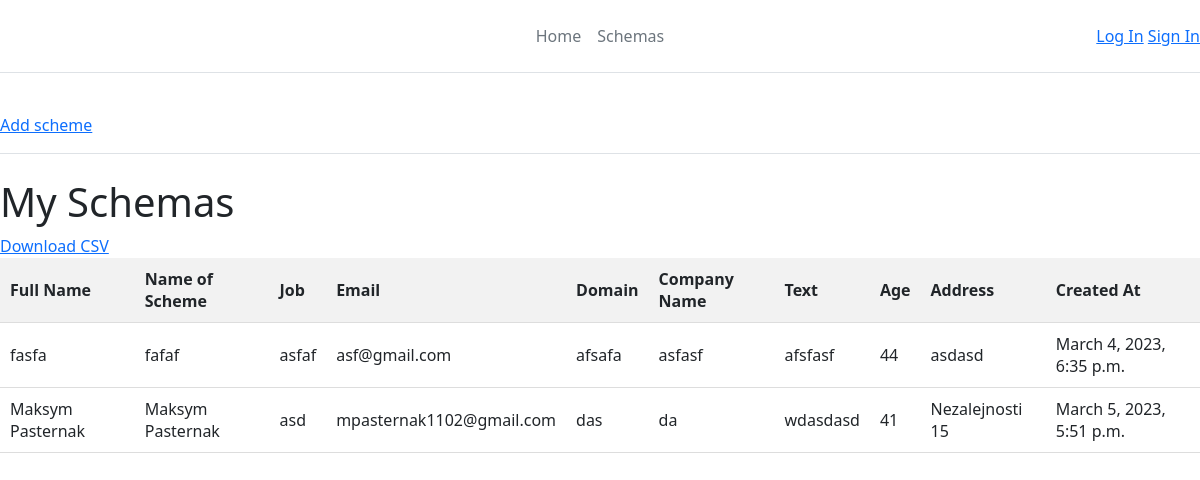
The app's page /schemas/ with its own data.
### main/models.py (models this page shows, shortened)
class Scheme(models.Model):
    full_name = models.CharField(max_length=65, verbose_name='Full name')
    name_scheme = models.CharField(max_length=40, verbose_name='Name of scheme')
    job = models.CharField(max_length=100, verbose_name='Job')
    email = models.EmailField(verbose_name='Email')
    domain_name = models.CharField(max_length=100, verbose_name='Domain')
    company_name = models.CharField(max_length=30, verbose_name='Company name')
    text = models.TextField(max_length=255, verbose_name='Text')
    age = models.IntegerField(validators=[MinValueValidator(18), MaxValueValidator(65)])
    address = models.CharField(max_length=255, verbose_name='Address')
    created_at = models.DateTimeField(auto_now_add=True)

### main/views.py (the view)
# urls.py: path('schemas/', schemas, name='schemas'),
def schemas(request):
    schemes = Scheme.objects.all()
    context = {
        'schems': schemes,
    }
    return render(request, 'schemas.html', context=context)

### main/templates/schemas.html (shortened to what this page needs)
{% extends 'base.html' %}
{% block content %}
<html>
<header class="d-flex flex-wrap align-items-center justify-content-center justify-content-md-between py-3 mb-4 border-bottom">
    <a href="http://127.0.0.1:8000/add_schema/">Add scheme</a>
</header>
<head>
</head>
<div>
    <h1>My Schemas</h1>
    <table >
        <thead>
            <tr>
                <th>Full Name</th>
                <th>Name of Scheme</th>
                <th>Job</th>
                <th>Email</th>
                <th>Domain</th>
                <th>Company Name</th>
                <th>Text</th>
                <th>Age</th>
                <th>Address</th>
                <th>Created At</th>
                <a href="{% url 'download_csv' %}">Download CSV</a>
            </tr>
        </thead>
        <tbody>
            {% for s in schems %}
            <tr>
                <td>{{ s.full_name }}</td>
                <td>{{ s.name_scheme }}</td>
                <td>{{ s.job }}</td>
                <td>{{ s.email }}</td>
                <td>{{ s.domain_name }}</td>
                <td>{{ s.company_name }}</td>
                <td>{{ s.text }}</td>
                <td>{{ s.age }}</td>
                <td>{{ s.address }}</td>
                <td>{{ s.created_at }}</td>
            </tr>
            {% endfor %}
        </tbody>
    </table>
</div>
</html>
{% endblock %}

### main/templates/base.html (shortened to what this page needs)
<html>
<head>
  <link rel="stylesheet" href="https://cdn.jsdelivr.net/npm/bootstrap@5.2.3/dist/css/bootstrap.min.css">
</head>
<body>
<header class="d-flex flex-wrap align-items-center justify-content-center justify-content-md-between py-3 mb-4 border-bottom">
      <a href="/" class="d-flex align-items-center col-md-3 mb-2 mb-md-0 text-dark text-decoration-none">
        <svg class="bi me-2" width="40" height="32" role="img" aria-label="Bootstrap"><use xlink:href="#bootstrap"></use></svg>
      </a>
      <ul class="nav col-12 col-md-auto mb-2 justify-content-center mb-md-0">
        <li><a href="/" class="nav-link px-2 link-secondary">Home</a></li>
          <li><a href="http://127.0.0.1:8000/schemas/" class="nav-link px-2 link-secondary">Schemas</a></li>
      </ul>
      <div class="col-md-3 text-end" bis_skin_checked="1">
          {% if user.is_authenticated %}
             Hi {{ user.username }}!
          <p><a href="{% url 'logout' %}">Log Out</a></p>
        {% else %}
          <a href="{% url 'login' %}">Log In</a>
          <a href="{% url 'register' %}">Sign In</a>
        {% endif %}
      </div>
    </header>
    <div>
        {% block content %}
            {% endblock %}
    </div>
</body>
</html>

### main/templates/schemas.html (style rules this page uses)
th, td { text-align: left; padding: 10px; border-bottom: 1px solid #ddd; }
th { background-color: #f2f2f2; }

### records on screen
Scheme: full_name "fasfa", name_scheme "fafaf", job "asfaf", email "asf@gmail.com", domain_name "afsafa", company_name "asfasf", text "afsfasf", age "44", address "asdasd", created_at "March 4, 2023, 6:35 p.m."
Scheme: full_name "Maksym Pasternak", name_scheme "Maksym Pasternak", job "asd", email "mpasternak1102@gmail.com", domain_name "das", company_name "da", text "wdasdasd", age "41", address "Nezalejnosti 15", created_at "March 5, 2023, 5:51 p.m."
